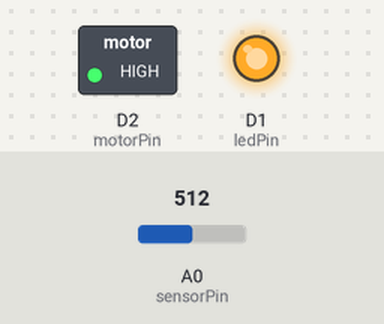
The sketch below on a simulated ESP8266 (NodeMCU). On the bench: switched loads named in the sketch (green lamp = pin HIGH), output pins drawn as LEDs (lit = HIGH). The inputs (shaded band) are chosen by the test bench; at power-on: A0 (sensorPin) = 512. WiFi joins after 1.5 s; servers stay silent unless stated; the Firebase database answers and starts empty; what the sketch prints to the serial monitor is not drawn.

Above: at 2.7 s.
2.8 s: A0 (sensorPin) set to 306
At 7.7 s:
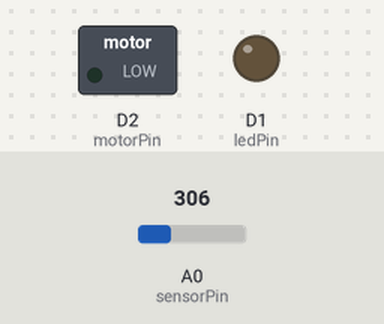
8.1 s: A0 (sensorPin) set to 435
11.0 s: A0 (sensorPin) set to 459
At 12.0 s:
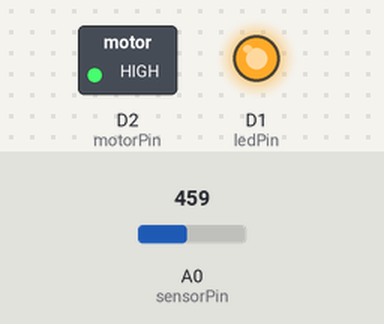
21.7 s: A0 (sensorPin) set to 122
At 27.2 s:
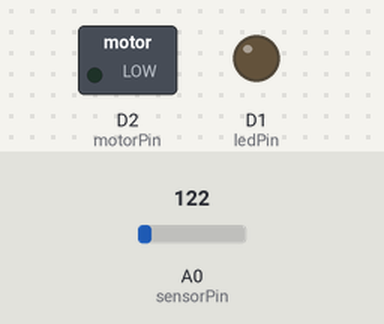
27.8 s: A0 (sensorPin) set to 511
At 28.4 s:
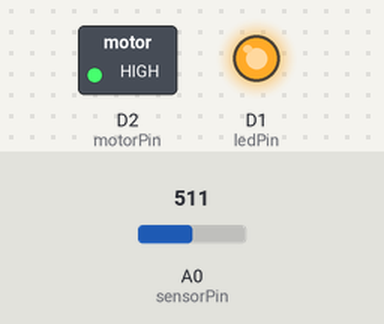
Timing chart, 0 to 39.5 s (numbered marks = the images above; inputs shaded):
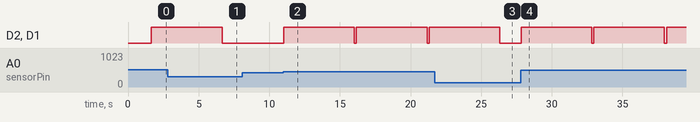

The sketch:

iot_saksi.ino
```cpp
#include <Firebase.h>
#include <FirebaseArduino.h>
#include <ArduinoJson.h>
#include <ThingSpeak.h>
#include <ESP8266WiFi.h>

#define FIREBASE_HOST "projeiot-5aef8.firebaseio.com"
#define FIREBASE_AUTH "HxftFmztH024XZYIbWJWjuIuWRMTFg61omaETiwB"

unsigned long channelId = 942134;
const char * WriteApiKey = "U5HJKO9PK3XWIL91";
const char* server = "api.thingspeak.com";

const char* ssid = "AliG";
const char* pass = "ali435123";

const int sensorPin = A0;
const int ledPin = D1;
const int motorPin = D2;

String pompaDurum = "0";

WiFiClient client;

unsigned long dataZamani = 10000;
unsigned long olcumZamani = 1000;
unsigned long oncekiMilisaniye = 0;
unsigned long oncekiMilisaniye1 = 0;
int nemYuzdesi;
int sensorDegeri;

void setup()
{
  pinMode(sensorPin,INPUT);
  pinMode(motorPin,OUTPUT);
  pinMode(ledPin,OUTPUT);

  digitalWrite(motorPin,LOW);
  digitalWrite(ledPin,LOW);

  Serial.begin(115200);
  delay(10);
  WiFi.begin(ssid,pass);

  while(WiFi.status() != WL_CONNECTED)
  {
    delay(500);
    Serial.print(".");
  }
  Serial.println("");
  Serial.println("WiFi Baglandi.");
  Firebase.begin(FIREBASE_HOST, FIREBASE_AUTH);
  ThingSpeak.begin(client);
}

void loop()
{

  pompaDurum = Firebase.getString("pompaDurum");
  unsigned long suankiMilisaniye = millis();

   sensorDegeri= analogRead(sensorPin);
   nemYuzdesi = map(sensorDegeri,1023,200,0,100);

   if(nemYuzdesi < 70){
    sulama();
  }

 if((unsigned long)(suankiMilisaniye - oncekiMilisaniye)>= dataZamani)
 {
  ThingSpeak.writeField(channelId, 2,nemYuzdesi, WriteApiKey);
  oncekiMilisaniye = millis();
  client.stop();
 }

 if(pompaDurum == "1"){
  digitalWrite(motorPin,HIGH);
  digitalWrite(ledPin,HIGH);
 }
 else{
  digitalWrite(motorPin,LOW);
  digitalWrite(ledPin,LOW);
 }
}

void sulama(){
    digitalWrite(motorPin,HIGH);
    digitalWrite(ledPin,HIGH);
    delay(5000);
    digitalWrite(motorPin,LOW);
    digitalWrite(ledPin,LOW);
}
```

Measured:
- the behaviour switches between 442 and 443 on A0 (sensorPin) (found by bisection; images 1 and 2)
- after the input at 2.8 s, D2 (motorPin), D1 (ledPin): goes on until 6.7 s, then stays LOW
- after the input at 8.1 s, every drawn part: stays the same
- after the input at 11.0 s, D2 (motorPin), D1 (ledPin): alternates HIGH for 5.0 s and LOW for 0.15 s, starting at once
- after the input at 21.7 s, D2 (motorPin), D1 (ledPin): goes on until 26.3 s, then stays LOW
- after the input at 27.8 s, D2 (motorPin), D1 (ledPin): alternates HIGH for 5.0 s and LOW for 0.15 s, starting at once
